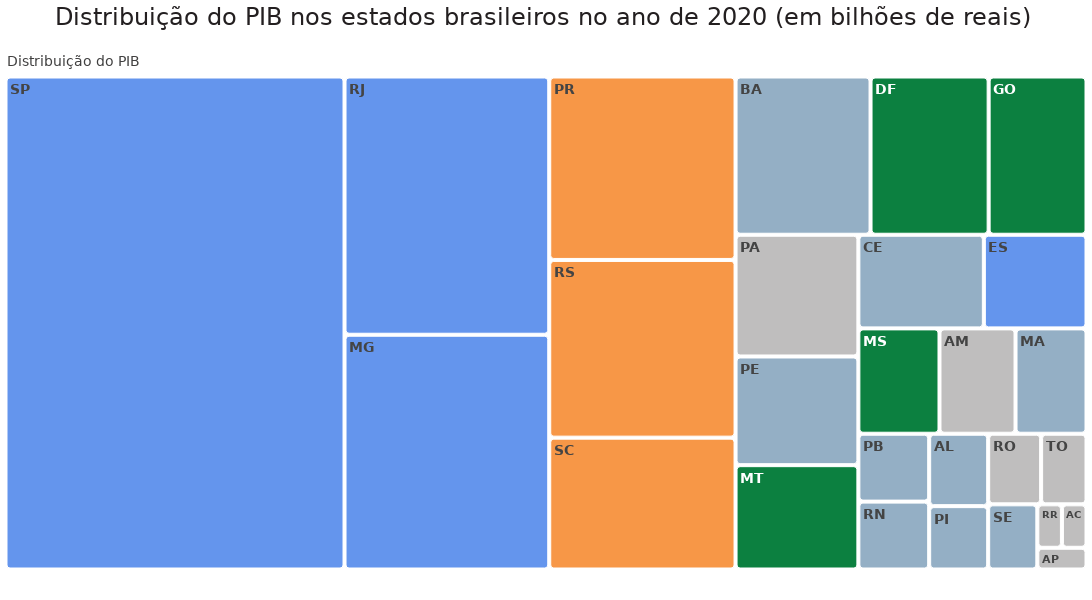

Notebook code for this chart:
### Markdown cell above
#### Gerando o gráfico

### Code cell
# Importando a biblioteca
import plotly.express as px

# Gerando o gráfico de árvore (TREEMAP) para o ano de 2020
fig = px.treemap(pib_2020, path=[px.Constant("Distribuição do PIB"), 'sigla_uf'], values='pib_%',
color='regiao', custom_data=['regiao','pib'], 
title='Distribuição do PIB nos estados brasileiros no ano de 2020 (em bilhões de reais)',
color_discrete_map={'(?)': BRANCO,'Sudeste':AZUL3, 'Sul':LARANJA1, 'Nordeste':AZUL5,
'Centro-Oeste':VERDE1, 'Norte':CINZA5})

# Ajustando o layout do gráfico
fig.update_layout(width=1400, height=600, margin = dict(t=50, l=0, r=0, b=25), font_family = 'DejaVu Sans',
                  font_size=14, font_color= CINZA2, title_font_color= CINZA1, title_font_size=24)

# Ajustando o hovertext
fig.update_traces(marker=dict(cornerradius=3), texttemplate='<b>%{label}</b>',
hovertemplate='<b>Estado:</b> %{label} <br><b>Região</b> = %{customdata[0]} <br>'                                                                                             '<b>PIB</b> = R$ %{customdata[1]} bi (%{value}%)')
fig.show()

### Figure 1 — Plotly figure (JSON) as saved in the notebook; plotly's stock layout.template omitted (floating-point values rounded to 4 significant figures)
{"data": [{"branchvalues": "total", "customdata": [["Sudeste", 138], ["Centro-Oeste", 224], ["Centro-Oeste", 123], ["Nordeste", 70], ["Nordeste", 72], ["Sul", 488], ["Nordeste", 56], ["Sul", 471], ["Norte", 52], ["Centro-Oeste", 266], ["Sudeste", 754], ["Sudeste", 683], ["Centro-Oeste", 179], ["Nordeste", 193], ["Norte", 44], ["Norte", 16], ["Sul", 349], ["Nordeste", 45], ["Sudeste", 2378], ["Nordeste", 107], ["Norte", 16], ["Norte", 116], ["Nordeste", 63], ["Norte", 216], ["Nordeste", 305], ["Norte", 18], ["Nordeste", 167], ["(?)", "(?)"]], "domain": {"x": [0, 1], "y": [0, 1]}, "hovertemplate": "<b>Estado:</b> %{label} <br><b>Região</b> = %{customdata[0]} <br><b>PIB</b> = R$ %{customdata[1]} bi (%{value}%)", "ids": ["Distribuição do PIB/ES", "Distribuição do PIB/GO", "Distribuição do PIB/MS", "Distribuição do PIB/PB", "Distribuição do PIB/RN", "Distribuição do PIB/PR", "Distribuição do PIB/PI", "Distribuição do PIB/RS", "Distribuição do PIB/RO", "Distribuição do PIB/DF", "Distribuição do PIB/RJ", "Distribuição do PIB/MG", "Distribuição do PIB/MT", "Distribuição do PIB/PE", "Distribuição do PIB/TO", "Distribuição do PIB/RR", "Distribuição do PIB/SC", "Distribuição do PIB/SE", "Distribuição do PIB/SP", "Distribuição do PIB/MA", "Distribuição do PIB/AC", "Distribuição do PIB/AM", "Distribuição do PIB/AL", "Distribuição do PIB/PA", "Distribuição do PIB/BA", "Distribuição do PIB/AP", "Distribuição do PIB/CE", "Distribuição do PIB"], "labels": ["ES", "GO", "MS", "PB", "RN", "PR", "PI", "RS", "RO", "DF", "RJ", "MG", "MT", "PE", "TO", "RR", "SC", "SE", "SP", "MA", "AC", "AM", "AL", "PA", "BA", "AP", "CE", "Distribuição do PIB"], "marker": {"colors": ["#6495ED", "#0C8040", "#0C8040", "#94AFC5", "#94AFC5", "#F79747", "#94AFC5", "#F79747", "#BFBEBE", "#0C8040", "#6495ED", "#6495ED", "#0C8040", "#94AFC5", "#BFBEBE", "#BFBEBE", "#F79747", "#94AFC5", "#6495ED", "#94AFC5", "#BFBEBE", "#BFBEBE", "#94AFC5", "#BFBEBE", "#94AFC5", "#BFBEBE", "#94AFC5", "#FFFFFF"], "cornerradius": 3}, "name": "", "parents": ["Distribuição do PIB", "Distribuição do PIB", "Distribuição do PIB", "Distribuição do PIB", "Distribuição do PIB", "Distribuição do PIB", "Distribuição do PIB", "Distribuição do PIB", "Distribuição do PIB", "Distribuição do PIB", "Distribuição do PIB", "Distribuição do PIB", "Distribuição do PIB", "Distribuição do PIB", "Distribuição do PIB", "Distribuição do PIB", "Distribuição do PIB", "Distribuição do PIB", "Distribuição do PIB", "Distribuição do PIB", "Distribuição do PIB", "Distribuição do PIB", "Distribuição do PIB", "Distribuição do PIB", "Distribuição do PIB", "Distribuição do PIB", "Distribuição do PIB", ""], "texttemplate": "<b>%{label}</b>", "type": "treemap", "values": [1.8, 2.9, 1.6, 0.9, 0.9, 6.4, 0.7, 6.2, 0.7, 3.5, 9.9, 9, 2.4, 2.5, 0.6, 0.2, 4.6, 0.6, 31.3, 1.4, 0.2, 1.5, 0.8, 2.8, 4, 0.2, 2.2, 99.8]}], "layout": {"font": {"color": "#414040", "family": "DejaVu Sans", "size": 14}, "height": 600, "legend": {"tracegroupgap": 0}, "margin": {"b": 25, "l": 0, "r": 0, "t": 50}, "title": {"font": {"color": "#231F20", "size": 24}, "text": "Distribuição do PIB nos estados brasileiros no ano de 2020 (em bilhões de reais)"}, "width": 1400}}
